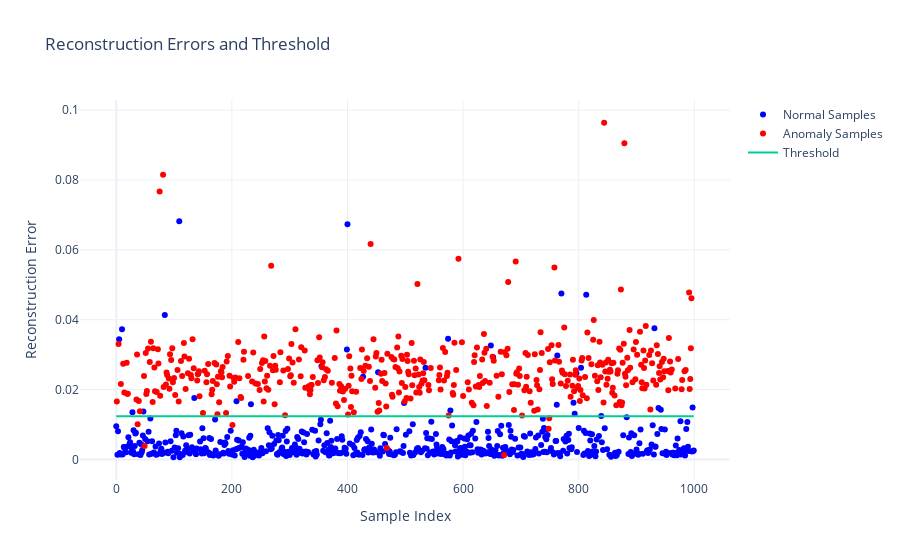

The notebook cell this image was saved under:
### Code cell
# Reconstruct the test data to calculate reconstruction error
reconstructed_data = autoencoder.predict(test_data)
reconstruction_error = tf.reduce_mean(
    tf.square(test_data - reconstructed_data),
    axis=1
    ).numpy()

# Separate normal and anomaly samples based on test_labels
normal_indices = (test_labels == 1)
anomaly_indices = (test_labels == 0)

# Plot reconstruction errors and threshold
fig = go.Figure()
fig.add_trace(
    go.Scatter(
        x=np.arange(len(reconstruction_error))[normal_indices],
        y=reconstruction_error[normal_indices],
        mode='markers',
        name='Normal Samples',        
        marker=dict(color='blue')
    )
)
fig.add_trace(
    go.Scatter(
        x=np.arange(len(reconstruction_error))[anomaly_indices],
        y=reconstruction_error[anomaly_indices],
        mode='markers',
        name='Anomaly Samples',        
        marker=dict(color='red')
    )
)
fig.add_trace(
    go.Scatter(
        y=[threshold] * len(reconstruction_error), mode='lines', name='Threshold'
    )
)
fig.update_layout(
    title='Reconstruction Errors and Threshold',
    xaxis_title='Sample Index',
    yaxis_title='Reconstruction Error',
    template='plotly_white'
)
fig.show()

### Figure 1 — Plotly figure (JSON) as saved in the notebook; plotly's stock layout.template omitted (floating-point values rounded to 4 significant figures; data arrays with more than 128 entries replaced by an {"elided": "..."} marker saying what was removed)
{"data": [{"marker": {"color": "blue"}, "mode": "markers", "name": "Normal Samples", "type": "scatter", "x": {"elided": "560 int values"}, "y": {"elided": "560 float values"}}, {"marker": {"color": "red"}, "mode": "markers", "name": "Anomaly Samples", "type": "scatter", "x": {"elided": "440 int values"}, "y": {"elided": "440 float values"}}, {"mode": "lines", "name": "Threshold", "type": "scatter", "y": {"elided": "1000 float values"}}], "layout": {"title": {"text": "Reconstruction Errors and Threshold"}, "xaxis": {"title": {"text": "Sample Index"}}, "yaxis": {"title": {"text": "Reconstruction Error"}}}}
